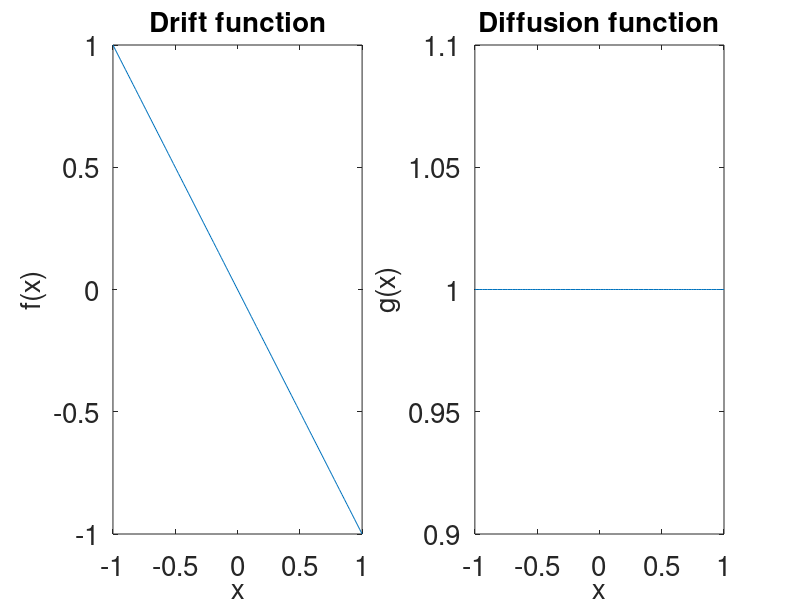

MATLAB code to generate this figure: (Note: this script raises an error after producing the figure.)
%%% SIO112 
%%% Chapter ω
%%% Example 3.1: Using the Euler-Maruyama Method
% William Davis, June 2023
clearvars,close all

%% Plotting variables
big_font = 20;

%% Ornstein-Uhlenbeck process, functions

x_domain = linspace(-1,1,100);

f = @(x) -x;
g = @(x) 1;

f_sample = arrayfun(f,x_domain);
g_sample = arrayfun(g,x_domain);

figure
subplot(1,2,1)
plot(x_domain,f_sample)
xlabel('x')
ylabel('f(x)')
title('Drift function')
set(findall(gcf,'-property','FontSize'),'FontSize',big_font)
subplot(1,2,2)
plot(x_domain,g_sample)
xlabel('x')
ylabel('g(x)')
title('Diffusion function')
set(findall(gcf,'-property','FontSize'),'FontSize',big_font)

%% Ornstein-Uhlenbeck process, integrate numerically

% Settings
dt = 0.01;
tend = 25;
x0 = 0;

[t,X] = euler_maruyama(f,g,dt,tend,x0);

figure
plot(t,X,'k-','LineWidth',1)
xlabel('Time, t')
ylabel('Observation, X(t)')
set(findall(gcf,'-property','FontSize'),'FontSize',big_font)

%% Ornstein-Uhlenbeck process, repeat

% Integration 1
[t1,X1] = euler_maruyama(f,g,dt,tend,x0);

% Integration 2
[t2,X2] = euler_maruyama(f,g,dt,tend,x0);

figure
hold on,box on
plot(t1,X1,'-','LineWidth',1)
plot(t2,X2,'-','LineWidth',1)
xlabel('Time, t')
ylabel('Observation, X(t)')
legend('Int. 1','Int. 2')
set(findall(gcf,'-property','FontSize'),'FontSize',big_font)
